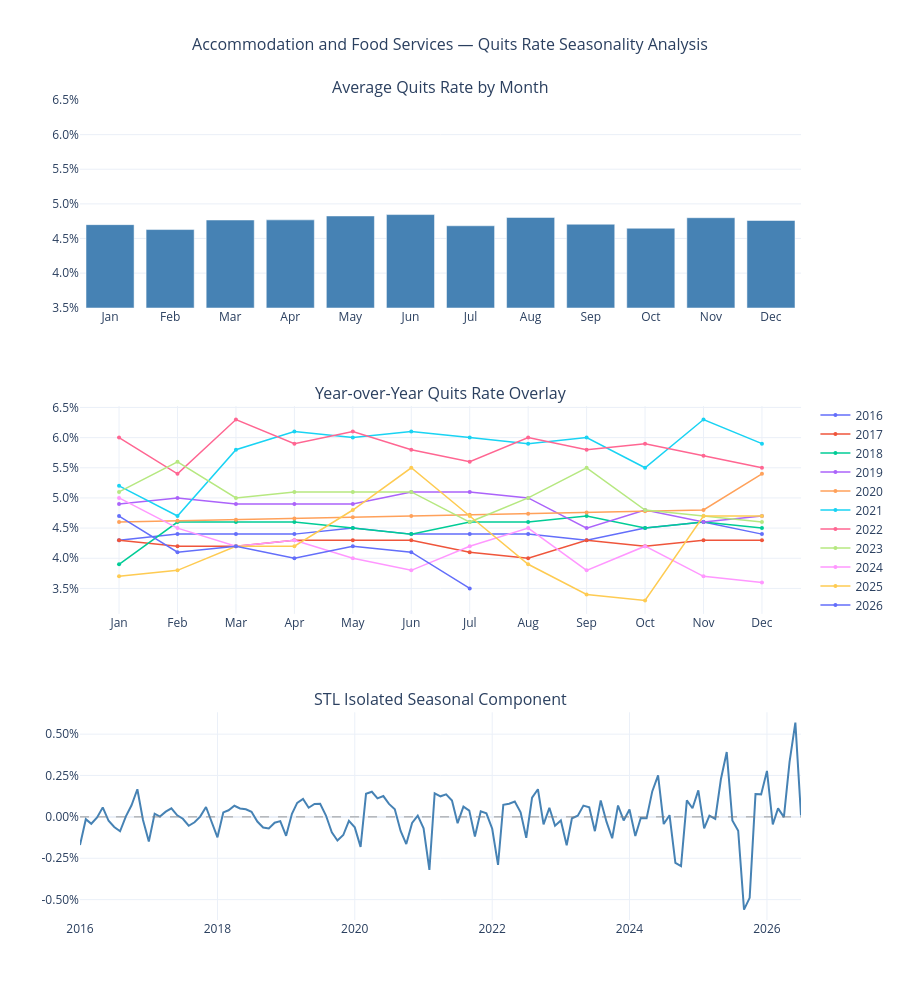

Write notebook code for a chart like this one.
### Markdown cell above
## COVID-19 Interpolation

Quit rates in early 2020 deviated sharply from the levels and patterns observed throughout
the rest of the series. Because the goal of the subsequent analysis is to identify the
underlying trend, seasonality, and persistence of the series, this unusual period could
disproportionately influence those patterns.

To reduce that influence, quit rate values from February through October 2020 were replaced
using linear interpolation between the surrounding observations. This creates a smooth
transition through the pandemic disruption rather than allowing those nine months to drive
the characteristics identified by the models.

The original series is shown alongside the adjusted version above for transparency, and
all subsequent analysis is based on the interpolated data.

### Code cell
# =============================================================================
# Section 3: Seasonality Analysis
# =============================================================================
df_interp['month'] = df_interp.index.month
df_interp['year'] = df_interp.index.year
month_labels = ['Jan','Feb','Mar','Apr','May','Jun',
                'Jul','Aug','Sep','Oct','Nov','Dec']

# STL fit
stl = STL(df_interp['quit_rate'], period=12)
stl_fit = stl.fit()
df_interp['seasonal'] = stl_fit.seasonal

monthly_avg = df_interp.groupby('month')['quit_rate'].mean().reset_index()

fig = make_subplots(
    rows=3, cols=1,
    subplot_titles=('Average Quits Rate by Month',
                    'Year-over-Year Quits Rate Overlay',
                    'STL Isolated Seasonal Component'),
    vertical_spacing=0.12
)

# --- Plot 1: Monthly Average Bar ---
fig.add_trace(go.Bar(
    x=month_labels,
    y=monthly_avg['quit_rate'],
    marker_color='steelblue',
    name='Monthly Average',
    showlegend=False,
    hovertemplate='%{x}: %{customdata}<extra></extra>',
    customdata=[f'{v:.2f}%' for v in monthly_avg['quit_rate']]
), row=1, col=1)

fig.update_yaxes(
    range=[3.5, 6.5],
    tickvals=[3.5, 4.0, 4.5, 5.0, 5.5, 6.0, 6.5],
    ticktext=[f'{v:.1f}%' for v in [3.5, 4.0, 4.5, 5.0, 5.5, 6.0, 6.5]],
    row=1, col=1
)

# --- Plot 2: Year-over-Year Overlay ---
colors = px.colors.qualitative.Plotly
for i, (year, group) in enumerate(df_interp.groupby('year')):
    group = group.sort_values('month')
    fig.add_trace(go.Scatter(
        x=month_labels[:len(group)],
        y=group['quit_rate'],
        mode='lines+markers',
        name=str(year),
        line=dict(color=colors[i % len(colors)], width=1.5),
        marker=dict(size=4),
        hovertemplate=f'{year} %{{x}}: %{{customdata}}<extra></extra>',
        customdata=[f'{v:.1f}%' for v in group['quit_rate']]
    ), row=2, col=1)

fig.update_yaxes(
    tickvals=[3.5, 4.0, 4.5, 5.0, 5.5, 6.0, 6.5],
    ticktext=[f'{v:.1f}%' for v in [3.5, 4.0, 4.5, 5.0, 5.5, 6.0, 6.5]],
    row=2, col=1
)

# --- Plot 3: STL Seasonal Component ---
fig.add_trace(go.Scatter(
    x=df_interp.index,
    y=df_interp['seasonal'],
    mode='lines',
    name='Seasonal Component',
    showlegend=False,
    line=dict(color='steelblue', width=2),
    hovertemplate='%{x|%b %Y}: %{customdata}<extra></extra>',
    customdata=[f'{v:.3f}%' for v in df_interp['seasonal']]
), row=3, col=1)

fig.add_hline(y=0, line_dash='dash', line_color='gray', line_width=0.8, row=3, col=1)

seasonal_ticks = [-0.50, -0.25, 0.00, 0.25, 0.50]
fig.update_yaxes(
    tickvals=seasonal_ticks,
    ticktext=[f'{v:.2f}%' for v in seasonal_ticks],
    row=3, col=1
)

fig.update_layout(
    title=dict(text='Accommodation and Food Services — Quits Rate Seasonality Analysis',
               x=0.5, font=dict(size=16)),
    height=1000,
    template='plotly_white',
    hovermode='closest',
    showlegend=True,
    legend=dict(
        x=1.02,
        y=0.50,
        xanchor='left',
        yanchor='middle'
    )
)

fig.show()

### Figure 1 — Plotly figure (JSON) as saved in the notebook; plotly's stock layout.template omitted (floating-point values rounded to 4 significant figures)
{"data": [{"customdata": ["4.70%", "4.63%", "4.77%", "4.77%", "4.83%", "4.85%", "4.68%", "4.80%", "4.71%", "4.65%", "4.80%", "4.76%"], "hovertemplate": "%{x}: %{customdata}<extra></extra>", "marker": {"color": "steelblue"}, "name": "Monthly Average", "showlegend": false, "type": "bar", "x": ["Jan", "Feb", "Mar", "Apr", "May", "Jun", "Jul", "Aug", "Sep", "Oct", "Nov", "Dec"], "xaxis": "x", "y": [4.7, 4.629, 4.767, 4.769, 4.825, 4.845, 4.684, 4.804, 4.706, 4.648, 4.8, 4.76], "yaxis": "y"}, {"customdata": ["4.3%", "4.4%", "4.4%", "4.4%", "4.5%", "4.4%", "4.4%", "4.4%", "4.3%", "4.5%", "4.6%", "4.4%"], "hovertemplate": "2016 %{x}: %{customdata}<extra></extra>", "line": {"color": "#636EFA", "width": 1.5}, "marker": {"size": 4}, "mode": "lines+markers", "name": "2016", "type": "scatter", "x": ["Jan", "Feb", "Mar", "Apr", "May", "Jun", "Jul", "Aug", "Sep", "Oct", "Nov", "Dec"], "xaxis": "x2", "y": [4.3, 4.4, 4.4, 4.4, 4.5, 4.4, 4.4, 4.4, 4.3, 4.5, 4.6, 4.4], "yaxis": "y2"}, {"customdata": ["4.3%", "4.2%", "4.2%", "4.3%", "4.3%", "4.3%", "4.1%", "4.0%", "4.3%", "4.2%", "4.3%", "4.3%"], "hovertemplate": "2017 %{x}: %{customdata}<extra></extra>", "line": {"color": "#EF553B", "width": 1.5}, "marker": {"size": 4}, "mode": "lines+markers", "name": "2017", "type": "scatter", "x": ["Jan", "Feb", "Mar", "Apr", "May", "Jun", "Jul", "Aug", "Sep", "Oct", "Nov", "Dec"], "xaxis": "x2", "y": [4.3, 4.2, 4.2, 4.3, 4.3, 4.3, 4.1, 4.0, 4.3, 4.2, 4.3, 4.3], "yaxis": "y2"}, {"customdata": ["3.9%", "4.6%", "4.6%", "4.6%", "4.5%", "4.4%", "4.6%", "4.6%", "4.7%", "4.5%", "4.6%", "4.5%"], "hovertemplate": "2018 %{x}: %{customdata}<extra></extra>", "line": {"color": "#00CC96", "width": 1.5}, "marker": {"size": 4}, "mode": "lines+markers", "name": "2018", "type": "scatter", "x": ["Jan", "Feb", "Mar", "Apr", "May", "Jun", "Jul", "Aug", "Sep", "Oct", "Nov", "Dec"], "xaxis": "x2", "y": [3.9, 4.6, 4.6, 4.6, 4.5, 4.4, 4.6, 4.6, 4.7, 4.5, 4.6, 4.5], "yaxis": "y2"}, {"customdata": ["4.9%", "5.0%", "4.9%", "4.9%", "4.9%", "5.1%", "5.1%", "5.0%", "4.5%", "4.8%", "4.6%", "4.7%"], "hovertemplate": "2019 %{x}: %{customdata}<extra></extra>", "line": {"color": "#AB63FA", "width": 1.5}, "marker": {"size": 4}, "mode": "lines+markers", "name": "2019", "type": "scatter", "x": ["Jan", "Feb", "Mar", "Apr", "May", "Jun", "Jul", "Aug", "Sep", "Oct", "Nov", "Dec"], "xaxis": "x2", "y": [4.9, 5.0, 4.9, 4.9, 4.9, 5.1, 5.1, 5.0, 4.5, 4.8, 4.6, 4.7], "yaxis": "y2"}, {"customdata": ["4.6%", "4.6%", "4.6%", "4.7%", "4.7%", "4.7%", "4.7%", "4.7%", "4.8%", "4.8%", "4.8%", "5.4%"], "hovertemplate": "2020 %{x}: %{customdata}<extra></extra>", "line": {"color": "#FFA15A", "width": 1.5}, "marker": {"size": 4}, "mode": "lines+markers", "name": "2020", "type": "scatter", "x": ["Jan", "Feb", "Mar", "Apr", "May", "Jun", "Jul", "Aug", "Sep", "Oct", "Nov", "Dec"], "xaxis": "x2", "y": [4.6, 4.62, 4.639, 4.66, 4.679, 4.7, 4.719, 4.74, 4.76, 4.78, 4.8, 5.4], "yaxis": "y2"}, {"customdata": ["5.2%", "4.7%", "5.8%", "6.1%", "6.0%", "6.1%", "6.0%", "5.9%", "6.0%", "5.5%", "6.3%", "5.9%"], "hovertemplate": "2021 %{x}: %{customdata}<extra></extra>", "line": {"color": "#19D3F3", "width": 1.5}, "marker": {"size": 4}, "mode": "lines+markers", "name": "2021", "type": "scatter", "x": ["Jan", "Feb", "Mar", "Apr", "May", "Jun", "Jul", "Aug", "Sep", "Oct", "Nov", "Dec"], "xaxis": "x2", "y": [5.2, 4.7, 5.8, 6.1, 6.0, 6.1, 6.0, 5.9, 6.0, 5.5, 6.3, 5.9], "yaxis": "y2"}, {"customdata": ["6.0%", "5.4%", "6.3%", "5.9%", "6.1%", "5.8%", "5.6%", "6.0%", "5.8%", "5.9%", "5.7%", "5.5%"], "hovertemplate": "2022 %{x}: %{customdata}<extra></extra>", "line": {"color": "#FF6692", "width": 1.5}, "marker": {"size": 4}, "mode": "lines+markers", "name": "2022", "type": "scatter", "x": ["Jan", "Feb", "Mar", "Apr", "May", "Jun", "Jul", "Aug", "Sep", "Oct", "Nov", "Dec"], "xaxis": "x2", "y": [6.0, 5.4, 6.3, 5.9, 6.1, 5.8, 5.6, 6.0, 5.8, 5.9, 5.7, 5.5], "yaxis": "y2"}, {"customdata": ["5.1%", "5.6%", "5.0%", "5.1%", "5.1%", "5.1%", "4.6%", "5.0%", "5.5%", "4.8%", "4.7%", "4.6%"], "hovertemplate": "2023 %{x}: %{customdata}<extra></extra>", "line": {"color": "#B6E880", "width": 1.5}, "marker": {"size": 4}, "mode": "lines+markers", "name": "2023", "type": "scatter", "x": ["Jan", "Feb", "Mar", "Apr", "May", "Jun", "Jul", "Aug", "Sep", "Oct", "Nov", "Dec"], "xaxis": "x2", "y": [5.1, 5.6, 5.0, 5.1, 5.1, 5.1, 4.6, 5.0, 5.5, 4.8, 4.7, 4.6], "yaxis": "y2"}, {"customdata": ["5.0%", "4.5%", "4.2%", "4.3%", "4.0%", "3.8%", "4.2%", "4.5%", "3.8%", "4.2%", "3.7%", "3.6%"], "hovertemplate": "2024 %{x}: %{customdata}<extra></extra>", "line": {"color": "#FF97FF", "width": 1.5}, "marker": {"size": 4}, "mode": "lines+markers", "name": "2024", "type": "scatter", "x": ["Jan", "Feb", "Mar", "Apr", "May", "Jun", "Jul", "Aug", "Sep", "Oct", "Nov", "Dec"], "xaxis": "x2", "y": [5.0, 4.5, 4.2, 4.3, 4.0, 3.8, 4.2, 4.5, 3.8, 4.2, 3.7, 3.6], "yaxis": "y2"}, {"customdata": ["3.7%", "3.8%", "4.2%", "4.2%", "4.8%", "5.5%", "4.7%", "3.9%", "3.4%", "3.3%", "4.7%", "4.7%"], "hovertemplate": "2025 %{x}: %{customdata}<extra></extra>", "line": {"color": "#FECB52", "width": 1.5}, "marker": {"size": 4}, "mode": "lines+markers", "name": "2025", "type": "scatter", "x": ["Jan", "Feb", "Mar", "Apr", "May", "Jun", "Jul", "Aug", "Sep", "Oct", "Nov", "Dec"], "xaxis": "x2", "y": [3.7, 3.8, 4.2, 4.2, 4.8, 5.5, 4.7, 3.9, 3.4, 3.3, 4.7, 4.7], "yaxis": "y2"}, {"customdata": ["4.7%", "4.1%", "4.2%", "4.0%", "4.2%", "4.1%", "3.5%"], "hovertemplate": "2026 %{x}: %{customdata}<extra></extra>", "line": {"color": "#636EFA", "width": 1.5}, "marker": {"size": 4}, "mode": "lines+markers", "name": "2026", "type": "scatter", "x": ["Jan", "Feb", "Mar", "Apr", "May", "Jun", "Jul"], "xaxis": "x2", "y": [4.7, 4.1, 4.2, 4.0, 4.2, 4.1, 3.5], "yaxis": "y2"}, {"customdata": ["-0.170%", "-0.014%", "-0.042%", "-0.004%", "0.057%", "-0.024%", "-0.061%", "-0.087%", "0.003%", "0.070%", "0.167%", "-0.018%", "-0.149%", "0.019%", "0.002%", "0.032%", "0.052%", "0.010%", "-0.011%", "-0.054%", "-0.033%", "0.002%", "0.060%", "-0.027%", "-0.123%", "0.027%", "0.040%", "0.067%", "0.051%", "0.046%", "0.031%", "-0.028%", "-0.064%", "-0.070%", "-0.035%", "-0.026%", "-0.115%", "0.019%", "0.085%", "0.109%", "0.055%", "0.078%", "0.079%", "0.008%", "-0.093%", "-0.142%", "-0.110%", "-0.024%", "-0.063%", "-0.181%", "0.140%", "0.152%", "0.112%", "0.126%", "0.078%", "0.046%", "-0.085%", "-0.164%", "-0.037%", "0.008%", "-0.069%", "-0.320%", "0.143%", "0.124%", "0.136%", "0.099%", "-0.038%", "0.062%", "0.038%", "-0.119%", "0.034%", "0.022%", "-0.072%", "-0.290%", "0.073%", "0.080%", "0.093%", "0.027%", "-0.126%", "0.116%", "0.167%", "-0.046%", "0.055%", "-0.053%", "-0.022%", "-0.171%", "-0.008%", "0.007%", "0.068%", "0.058%", "-0.086%", "0.099%", "-0.030%", "-0.129%", "0.069%", "-0.022%", "0.045%", "-0.116%", "-0.007%", "-0.008%", "0.154%", "0.251%", "-0.043%", "0.010%", "-0.278%", "-0.297%", "0.100%", "0.052%", "0.160%", "-0.069%", "0.007%", "-0.012%", "0.227%", "0.392%", "-0.022%", "-0.084%", "-0.560%", "-0.489%", "0.138%", "0.136%", "0.278%", "-0.046%", "0.051%", "-0.001%", "0.331%", "0.569%", "0.008%"], "hovertemplate": "%{x|%b %Y}: %{customdata}<extra></extra>", "line": {"color": "steelblue", "width": 2}, "mode": "lines", "name": "Seasonal Component", "showlegend": false, "type": "scatter", "x": ["2016-01-01T00:00:00.000000000", "2016-02-01T00:00:00.000000000", "2016-03-01T00:00:00.000000000", "2016-04-01T00:00:00.000000000", "2016-05-01T00:00:00.000000000", "2016-06-01T00:00:00.000000000", "2016-07-01T00:00:00.000000000", "2016-08-01T00:00:00.000000000", "2016-09-01T00:00:00.000000000", "2016-10-01T00:00:00.000000000", "2016-11-01T00:00:00.000000000", "2016-12-01T00:00:00.000000000", "2017-01-01T00:00:00.000000000", "2017-02-01T00:00:00.000000000", "2017-03-01T00:00:00.000000000", "2017-04-01T00:00:00.000000000", "2017-05-01T00:00:00.000000000", "2017-06-01T00:00:00.000000000", "2017-07-01T00:00:00.000000000", "2017-08-01T00:00:00.000000000", "2017-09-01T00:00:00.000000000", "2017-10-01T00:00:00.000000000", "2017-11-01T00:00:00.000000000", "2017-12-01T00:00:00.000000000", "2018-01-01T00:00:00.000000000", "2018-02-01T00:00:00.000000000", "2018-03-01T00:00:00.000000000", "2018-04-01T00:00:00.000000000", "2018-05-01T00:00:00.000000000", "2018-06-01T00:00:00.000000000", "2018-07-01T00:00:00.000000000", "2018-08-01T00:00:00.000000000", "2018-09-01T00:00:00.000000000", "2018-10-01T00:00:00.000000000", "2018-11-01T00:00:00.000000000", "2018-12-01T00:00:00.000000000", "2019-01-01T00:00:00.000000000", "2019-02-01T00:00:00.000000000", "2019-03-01T00:00:00.000000000", "2019-04-01T00:00:00.000000000", "2019-05-01T00:00:00.000000000", "2019-06-01T00:00:00.000000000", "2019-07-01T00:00:00.000000000", "2019-08-01T00:00:00.000000000", "2019-09-01T00:00:00.000000000", "2019-10-01T00:00:00.000000000", "2019-11-01T00:00:00.000000000", "2019-12-01T00:00:00.000000000", "2020-01-01T00:00:00.000000000", "2020-02-01T00:00:00.000000000", "2020-03-01T00:00:00.000000000", "2020-04-01T00:00:00.000000000", "2020-05-01T00:00:00.000000000", "2020-06-01T00:00:00.000000000", "2020-07-01T00:00:00.000000000", "2020-08-01T00:00:00.000000000", "2020-09-01T00:00:00.000000000", "2020-10-01T00:00:00.000000000", "2020-11-01T00:00:00.000000000", "2020-12-01T00:00:00.000000000", "2021-01-01T00:00:00.000000000", "2021-02-01T00:00:00.000000000", "2021-03-01T00:00:00.000000000", "2021-04-01T00:00:00.000000000", "2021-05-01T00:00:00.000000000", "2021-06-01T00:00:00.000000000", "2021-07-01T00:00:00.000000000", "2021-08-01T00:00:00.000000000", "2021-09-01T00:00:00.000000000", "2021-10-01T00:00:00.000000000", "2021-11-01T00:00:00.000000000", "2021-12-01T00:00:00.000000000", "2022-01-01T00:00:00.000000000", "2022-02-01T00:00:00.000000000", "2022-03-01T00:00:00.000000000", "2022-04-01T00:00:00.000000000", "2022-05-01T00:00:00.000000000", "2022-06-01T00:00:00.000000000", "2022-07-01T00:00:00.000000000", "2022-08-01T00:00:00.000000000", "2022-09-01T00:00:00.000000000", "2022-10-01T00:00:00.000000000", "2022-11-01T00:00:00.000000000", "2022-12-01T00:00:00.000000000", "2023-01-01T00:00:00.000000000", "2023-02-01T00:00:00.000000000", "2023-03-01T00:00:00.000000000", "2023-04-01T00:00:00.000000000", "2023-05-01T00:00:00.000000000", "2023-06-01T00:00:00.000000000", "2023-07-01T00:00:00.000000000", "2023-08-01T00:00:00.000000000", "2023-09-01T00:00:00.000000000", "2023-10-01T00:00:00.000000000", "2023-11-01T00:00:00.000000000", "2023-12-01T00:00:00.000000000", "2024-01-01T00:00:00.000000000", "2024-02-01T00:00:00.000000000", "2024-03-01T00:00:00.000000000", "2024-04-01T00:00:00.000000000", "2024-05-01T00:00:00.000000000", "2024-06-01T00:00:00.000000000", "2024-07-01T00:00:00.000000000", "2024-08-01T00:00:00.000000000", "2024-09-01T00:00:00.000000000", "2024-10-01T00:00:00.000000000", "2024-11-01T00:00:00.000000000", "2024-12-01T00:00:00.000000000", "2025-01-01T00:00:00.000000000", "2025-02-01T00:00:00.000000000", "2025-03-01T00:00:00.000000000", "2025-04-01T00:00:00.000000000", "2025-05-01T00:00:00.000000000", "2025-06-01T00:00:00.000000000", "2025-07-01T00:00:00.000000000", "2025-08-01T00:00:00.000000000", "2025-09-01T00:00:00.000000000", "2025-10-01T00:00:00.000000000", "2025-11-01T00:00:00.000000000", "2025-12-01T00:00:00.000000000", "2026-01-01T00:00:00.000000000", "2026-02-01T00:00:00.000000000", "2026-03-01T00:00:00.000000000", "2026-04-01T00:00:00.000000000", "2026-05-01T00:00:00.000000000", "2026-06-01T00:00:00.000000000", "2026-07-01T00:00:00.000000000"], "xaxis": "x3", "y": [-0.1701, -0.01382, -0.04179, -0.003555, 0.05739, -0.02369, -0.06097, -0.08702, 0.003495, 0.07034, 0.167, -0.01828, -0.1491, 0.01938, 0.002136, 0.03168, 0.05181, 0.009674, -0.01134, -0.05358, -0.03267, 0.001608, 0.05977, -0.0275, -0.1234, 0.02704, 0.03988, 0.06721, 0.05055, 0.04573, 0.03081, -0.02805, -0.06438, -0.07, -0.03505, -0.02586, -0.1146, 0.01907, 0.08488, 0.1087, 0.05534, 0.07818, 0.07881, 0.008222, -0.0928, -0.1425, -0.1097, -0.02417, -0.06326, -0.1814, 0.1395, 0.1517, 0.112, 0.1259, 0.0782, 0.04634, -0.08538, -0.1644, -0.03678, 0.007762, -0.06939, -0.3205, 0.1427, 0.1242, 0.1359, 0.09876, -0.0381, 0.06168, 0.0378, -0.1188, 0.0336, 0.02174, -0.07184, -0.2895, 0.0733, 0.0798, 0.09308, 0.02724, -0.1262, 0.1165, 0.1668, -0.04562, 0.05485, -0.05321, -0.02181, -0.1712, -0.008437, 0.007365, 0.06811, 0.05779, -0.08628, 0.09927, -0.03036, -0.129, 0.06863, -0.02171, 0.04486, -0.1159, -0.007229, -0.007985, 0.1539, 0.2509, -0.04336, 0.0101, -0.2777, -0.2971, 0.1001, 0.05184, 0.1603, -0.06915, 0.007165, -0.01199, 0.2271, 0.3917, -0.02172, -0.08409, -0.5603, -0.4889, 0.1377, 0.136, 0.2779, -0.04614, 0.05144, -0.001463, 0.331, 0.5693, 0.008474], "yaxis": "y3"}], "layout": {"annotations": [{"font": {"size": 16}, "showarrow": false, "text": "Average Quits Rate by Month", "x": 0.5, "xanchor": "center", "xref": "paper", "y": 1, "yanchor": "bottom", "yref": "paper"}, {"font": {"size": 16}, "showarrow": false, "text": "Year-over-Year Quits Rate Overlay", "x": 0.5, "xanchor": "center", "xref": "paper", "y": 0.6267, "yanchor": "bottom", "yref": "paper"}, {"font": {"size": 16}, "showarrow": false, "text": "STL Isolated Seasonal Component", "x": 0.5, "xanchor": "center", "xref": "paper", "y": 0.2533, "yanchor": "bottom", "yref": "paper"}], "height": 1000, "hovermode": "closest", "legend": {"x": 1.02, "xanchor": "left", "y": 0.5, "yanchor": "middle"}, "shapes": [{"line": {"color": "gray", "dash": "dash", "width": 0.8}, "type": "line", "x0": 0, "x1": 1, "xref": "x3 domain", "y0": 0, "y1": 0, "yref": "y3"}], "showlegend": true, "title": {"font": {"size": 16}, "text": "Accommodation and Food Services — Quits Rate Seasonality Analysis", "x": 0.5}, "xaxis": {"anchor": "y", "domain": [0, 1]}, "xaxis2": {"anchor": "y2", "domain": [0, 1]}, "xaxis3": {"anchor": "y3", "domain": [0, 1]}, "yaxis": {"anchor": "x", "domain": [0.7467, 1], "range": [3.5, 6.5], "ticktext": ["3.5%", "4.0%", "4.5%", "5.0%", "5.5%", "6.0%", "6.5%"], "tickvals": [3.5, 4, 4.5, 5, 5.5, 6, 6.5]}, "yaxis2": {"anchor": "x2", "domain": [0.3733, 0.6267], "ticktext": ["3.5%", "4.0%", "4.5%", "5.0%", "5.5%", "6.0%", "6.5%"], "tickvals": [3.5, 4, 4.5, 5, 5.5, 6, 6.5]}, "yaxis3": {"anchor": "x3", "domain": [0, 0.2533], "ticktext": ["-0.50%", "-0.25%", "0.00%", "0.25%", "0.50%"], "tickvals": [-0.5, -0.25, 0, 0.25, 0.5]}}}
